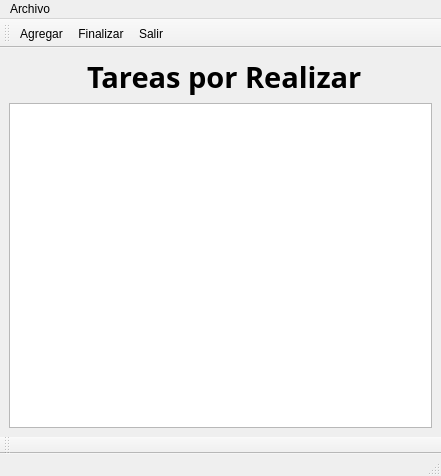
<?xml version="1.0" encoding="UTF-8"?>
<ui version="4.0">
 <class>Principal</class>
 <widget class="QMainWindow" name="Principal">
  <property name="geometry">
   <rect>
    <x>0</x>
    <y>0</y>
    <width>441</width>
    <height>476</height>
   </rect>
  </property>
  <property name="windowTitle">
   <string>Tareas</string>
  </property>
  <property name="windowIcon">
   <iconset resource="Recursos.qrc">
    <normaloff>:/Recursos/agenda.png</normaloff>:/Recursos/agenda.png</iconset>
  </property>
  <widget class="QWidget" name="centralwidget">
   <layout class="QHBoxLayout" name="horizontalLayout_2">
    <item>
     <layout class="QVBoxLayout" name="verticalLayout">
      <item>
       <layout class="QHBoxLayout" name="horizontalLayout">
        <item>
         <spacer name="horizontalSpacer">
          <property name="orientation">
           <enum>Qt::Horizontal</enum>
          </property>
          <property name="sizeHint" stdset="0">
           <size>
            <width>78</width>
            <height>20</height>
           </size>
          </property>
         </spacer>
        </item>
        <item>
         <widget class="QLabel" name="label">
          <property name="font">
           <font>
            <family>Segoe UI Black</family>
            <pointsize>22</pointsize>
            <weight>75</weight>
            <bold>true</bold>
           </font>
          </property>
          <property name="text">
           <string>Tareas por Realizar</string>
          </property>
         </widget>
        </item>
        <item>
         <spacer name="horizontalSpacer_2">
          <property name="orientation">
           <enum>Qt::Horizontal</enum>
          </property>
          <property name="sizeHint" stdset="0">
           <size>
            <width>68</width>
            <height>20</height>
           </size>
          </property>
         </spacer>
        </item>
       </layout>
      </item>
      <item>
       <widget class="QTableWidget" name="outTareas"/>
      </item>
     </layout>
    </item>
   </layout>
  </widget>
  <widget class="QMenuBar" name="menubar">
   <property name="geometry">
    <rect>
     <x>0</x>
     <y>0</y>
     <width>441</width>
     <height>22</height>
    </rect>
   </property>
   <widget class="QMenu" name="menuArchivo">
    <property name="title">
     <string>Archivo</string>
    </property>
    <addaction name="mnuAgregar"/>
    <addaction name="mnuFinalizar"/>
    <addaction name="mnuSalir"/>
   </widget>
   <addaction name="menuArchivo"/>
  </widget>
  <widget class="QStatusBar" name="statusbar"/>
  <widget class="QToolBar" name="toolBar">
   <property name="windowTitle">
    <string>toolBar</string>
   </property>
   <attribute name="toolBarArea">
    <enum>BottomToolBarArea</enum>
   </attribute>
   <attribute name="toolBarBreak">
    <bool>false</bool>
   </attribute>
  </widget>
  <widget class="QToolBar" name="toolBar_2">
   <property name="windowTitle">
    <string>toolBar_2</string>
   </property>
   <attribute name="toolBarArea">
    <enum>TopToolBarArea</enum>
   </attribute>
   <attribute name="toolBarBreak">
    <bool>false</bool>
   </attribute>
   <addaction name="mnuAgregar"/>
   <addaction name="mnuFinalizar"/>
   <addaction name="mnuSalir"/>
  </widget>
  <action name="mnuAgregar">
   <property name="icon">
    <iconset resource="Recursos.qrc">
     <normaloff>:/Recursos/mas.png</normaloff>:/Recursos/mas.png</iconset>
   </property>
   <property name="text">
    <string>Agregar</string>
   </property>
   <property name="shortcut">
    <string>Ctrl+N</string>
   </property>
  </action>
  <action name="mnuFinalizar">
   <property name="icon">
    <iconset resource="Recursos.qrc">
     <normaloff>:/Recursos/foursquare-check-in.png</normaloff>:/Recursos/foursquare-check-in.png</iconset>
   </property>
   <property name="text">
    <string>Finalizar</string>
   </property>
   <property name="shortcut">
    <string>F2</string>
   </property>
  </action>
  <action name="mnuSalir">
   <property name="icon">
    <iconset resource="Recursos.qrc">
     <normaloff>:/Recursos/incorrecto.png</normaloff>:/Recursos/incorrecto.png</iconset>
   </property>
   <property name="text">
    <string>Salir</string>
   </property>
   <property name="shortcut">
    <string>Ctrl+Q</string>
   </property>
  </action>
 </widget>
 <resources>
  <include location="Recursos.qrc"/>
 </resources>
 <connections/>
</ui>
